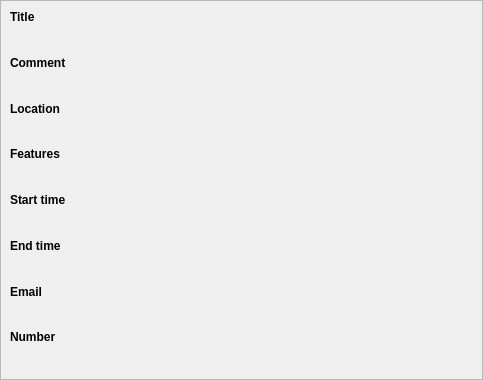
<?xml version="1.0" encoding="UTF-8"?>
<ui version="4.0">
 <class>MessageCardWidget</class>
 <widget class="QWidget" name="MessageCardWidget">
  <property name="geometry">
   <rect>
    <x>0</x>
    <y>0</y>
    <width>483</width>
    <height>380</height>
   </rect>
  </property>
  <property name="windowTitle">
   <string>Form</string>
  </property>
  <layout class="QGridLayout" name="gridLayout_5">
   <property name="sizeConstraint">
    <enum>QLayout::SetDefaultConstraint</enum>
   </property>
   <property name="leftMargin">
    <number>0</number>
   </property>
   <property name="topMargin">
    <number>0</number>
   </property>
   <property name="rightMargin">
    <number>0</number>
   </property>
   <property name="bottomMargin">
    <number>0</number>
   </property>
   <property name="verticalSpacing">
    <number>6</number>
   </property>
   <item row="0" column="0">
    <widget class="QFrame" name="frame">
     <property name="sizePolicy">
      <sizepolicy hsizetype="Preferred" vsizetype="Preferred">
       <horstretch>0</horstretch>
       <verstretch>0</verstretch>
      </sizepolicy>
     </property>
     <property name="styleSheet">
      <string notr="true"/>
     </property>
     <property name="frameShape">
      <enum>QFrame::StyledPanel</enum>
     </property>
     <property name="frameShadow">
      <enum>QFrame::Raised</enum>
     </property>
     <layout class="QGridLayout" name="gridLayout_3" columnstretch="1,5">
      <item row="0" column="0">
       <widget class="QLabel" name="titleLabel">
        <property name="font">
         <font>
          <weight>75</weight>
          <bold>true</bold>
         </font>
        </property>
        <property name="text">
         <string>Title</string>
        </property>
        <property name="alignment">
         <set>Qt::AlignLeading|Qt::AlignLeft|Qt::AlignTop</set>
        </property>
       </widget>
      </item>
      <item row="0" column="1">
       <widget class="QLabel" name="titleOutput">
        <property name="text">
         <string/>
        </property>
        <property name="alignment">
         <set>Qt::AlignLeading|Qt::AlignLeft|Qt::AlignTop</set>
        </property>
        <property name="wordWrap">
         <bool>true</bool>
        </property>
       </widget>
      </item>
      <item row="1" column="0">
       <widget class="QLabel" name="commentLabel">
        <property name="font">
         <font>
          <weight>75</weight>
          <bold>true</bold>
         </font>
        </property>
        <property name="text">
         <string>Comment</string>
        </property>
        <property name="alignment">
         <set>Qt::AlignLeading|Qt::AlignLeft|Qt::AlignTop</set>
        </property>
       </widget>
      </item>
      <item row="1" column="1">
       <widget class="QLabel" name="commentOutput">
        <property name="text">
         <string/>
        </property>
        <property name="alignment">
         <set>Qt::AlignLeading|Qt::AlignLeft|Qt::AlignTop</set>
        </property>
        <property name="wordWrap">
         <bool>true</bool>
        </property>
       </widget>
      </item>
      <item row="2" column="0">
       <widget class="QLabel" name="locationLabel">
        <property name="font">
         <font>
          <weight>75</weight>
          <bold>true</bold>
         </font>
        </property>
        <property name="text">
         <string>Location</string>
        </property>
        <property name="alignment">
         <set>Qt::AlignLeading|Qt::AlignLeft|Qt::AlignTop</set>
        </property>
       </widget>
      </item>
      <item row="2" column="1">
       <widget class="QLabel" name="locationOutput">
        <property name="text">
         <string/>
        </property>
        <property name="alignment">
         <set>Qt::AlignLeading|Qt::AlignLeft|Qt::AlignTop</set>
        </property>
        <property name="wordWrap">
         <bool>true</bool>
        </property>
       </widget>
      </item>
      <item row="3" column="0">
       <widget class="QLabel" name="featuresLabel">
        <property name="font">
         <font>
          <weight>75</weight>
          <bold>true</bold>
         </font>
        </property>
        <property name="text">
         <string>Features</string>
        </property>
        <property name="alignment">
         <set>Qt::AlignLeading|Qt::AlignLeft|Qt::AlignTop</set>
        </property>
       </widget>
      </item>
      <item row="3" column="1">
       <widget class="QLabel" name="featuresOutput">
        <property name="text">
         <string/>
        </property>
        <property name="alignment">
         <set>Qt::AlignLeading|Qt::AlignLeft|Qt::AlignTop</set>
        </property>
        <property name="wordWrap">
         <bool>true</bool>
        </property>
       </widget>
      </item>
      <item row="4" column="0">
       <widget class="QLabel" name="startTimeLabel">
        <property name="font">
         <font>
          <weight>75</weight>
          <bold>true</bold>
         </font>
        </property>
        <property name="text">
         <string>Start time</string>
        </property>
        <property name="alignment">
         <set>Qt::AlignLeading|Qt::AlignLeft|Qt::AlignTop</set>
        </property>
       </widget>
      </item>
      <item row="4" column="1">
       <widget class="QLabel" name="startTimeOutput">
        <property name="text">
         <string/>
        </property>
        <property name="alignment">
         <set>Qt::AlignLeading|Qt::AlignLeft|Qt::AlignTop</set>
        </property>
       </widget>
      </item>
      <item row="5" column="0">
       <widget class="QLabel" name="endTimeLabel">
        <property name="font">
         <font>
          <weight>75</weight>
          <bold>true</bold>
         </font>
        </property>
        <property name="text">
         <string>End time</string>
        </property>
        <property name="alignment">
         <set>Qt::AlignLeading|Qt::AlignLeft|Qt::AlignTop</set>
        </property>
       </widget>
      </item>
      <item row="5" column="1">
       <widget class="QLabel" name="endTimeOutput">
        <property name="text">
         <string/>
        </property>
        <property name="alignment">
         <set>Qt::AlignLeading|Qt::AlignLeft|Qt::AlignTop</set>
        </property>
       </widget>
      </item>
      <item row="6" column="0">
       <widget class="QLabel" name="emailLabel">
        <property name="font">
         <font>
          <weight>75</weight>
          <bold>true</bold>
         </font>
        </property>
        <property name="text">
         <string>Email</string>
        </property>
        <property name="alignment">
         <set>Qt::AlignLeading|Qt::AlignLeft|Qt::AlignTop</set>
        </property>
       </widget>
      </item>
      <item row="6" column="1">
       <widget class="QLabel" name="emailOutput">
        <property name="text">
         <string/>
        </property>
        <property name="alignment">
         <set>Qt::AlignLeading|Qt::AlignLeft|Qt::AlignTop</set>
        </property>
       </widget>
      </item>
      <item row="7" column="0">
       <widget class="QLabel" name="numberLabel">
        <property name="font">
         <font>
          <weight>75</weight>
          <bold>true</bold>
         </font>
        </property>
        <property name="text">
         <string>Number</string>
        </property>
        <property name="alignment">
         <set>Qt::AlignLeading|Qt::AlignLeft|Qt::AlignTop</set>
        </property>
       </widget>
      </item>
      <item row="7" column="1">
       <widget class="QLabel" name="numberOutput">
        <property name="text">
         <string/>
        </property>
        <property name="alignment">
         <set>Qt::AlignLeading|Qt::AlignLeft|Qt::AlignTop</set>
        </property>
       </widget>
      </item>
     </layout>
    </widget>
   </item>
  </layout>
 </widget>
 <resources/>
 <connections/>
</ui>
